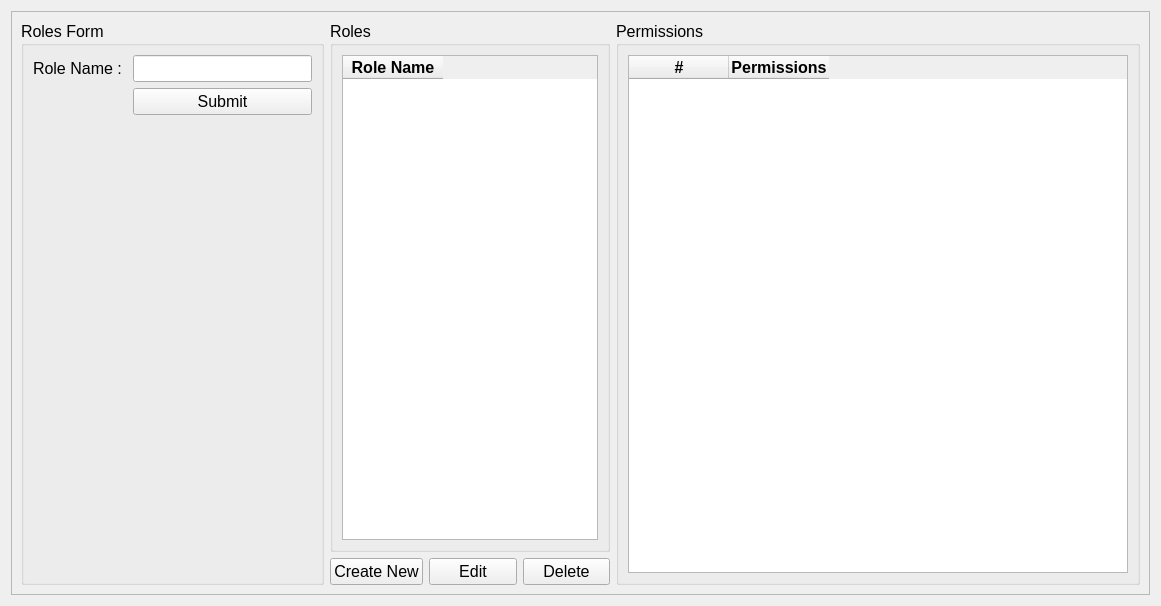
<?xml version="1.0" encoding="UTF-8"?>
<ui version="4.0">
 <class>Form</class>
 <widget class="QWidget" name="Form">
  <property name="geometry">
   <rect>
    <x>0</x>
    <y>0</y>
    <width>1161</width>
    <height>606</height>
   </rect>
  </property>
  <property name="windowTitle">
   <string>Role Permissions</string>
  </property>
  <layout class="QGridLayout" name="gridLayout_4">
   <item row="0" column="0">
    <widget class="QFrame" name="frame">
     <property name="frameShape">
      <enum>QFrame::StyledPanel</enum>
     </property>
     <property name="frameShadow">
      <enum>QFrame::Raised</enum>
     </property>
     <layout class="QGridLayout" name="gridLayout_5">
      <item row="0" column="0">
       <widget class="QGroupBox" name="groupBox_3">
        <property name="font">
         <font>
          <pointsize>12</pointsize>
         </font>
        </property>
        <property name="title">
         <string>Roles Form</string>
        </property>
        <layout class="QGridLayout" name="gridLayout_3">
         <item row="0" column="0">
          <layout class="QFormLayout" name="formLayout">
           <item row="0" column="0">
            <widget class="QLabel" name="role_name_role_permissions_label">
             <property name="font">
              <font>
               <pointsize>12</pointsize>
              </font>
             </property>
             <property name="text">
              <string>Role Name : </string>
             </property>
            </widget>
           </item>
           <item row="0" column="1">
            <widget class="QLineEdit" name="role_name_role_permissions_input">
             <property name="maximumSize">
              <size>
               <width>200</width>
               <height>16777215</height>
              </size>
             </property>
             <property name="font">
              <font>
               <pointsize>12</pointsize>
              </font>
             </property>
            </widget>
           </item>
           <item row="1" column="1">
            <widget class="QPushButton" name="submit_role_permissions_button">
             <property name="maximumSize">
              <size>
               <width>200</width>
               <height>16777215</height>
              </size>
             </property>
             <property name="font">
              <font>
               <pointsize>12</pointsize>
              </font>
             </property>
             <property name="text">
              <string>Submit</string>
             </property>
            </widget>
           </item>
          </layout>
         </item>
        </layout>
       </widget>
      </item>
      <item row="0" column="1">
       <layout class="QHBoxLayout" name="horizontalLayout_2">
        <item>
         <layout class="QVBoxLayout" name="verticalLayout">
          <item>
           <widget class="QGroupBox" name="groupBox">
            <property name="font">
             <font>
              <pointsize>12</pointsize>
             </font>
            </property>
            <property name="title">
             <string>Roles</string>
            </property>
            <layout class="QGridLayout" name="gridLayout">
             <item row="0" column="0">
              <widget class="QTableWidget" name="roles_table">
               <column>
                <property name="text">
                 <string>Role Name</string>
                </property>
                <property name="font">
                 <font>
                  <pointsize>12</pointsize>
                  <weight>75</weight>
                  <bold>true</bold>
                 </font>
                </property>
                <property name="textAlignment">
                 <set>AlignCenter</set>
                </property>
               </column>
              </widget>
             </item>
            </layout>
           </widget>
          </item>
          <item>
           <layout class="QHBoxLayout" name="horizontalLayout">
            <item>
             <widget class="QPushButton" name="create_new_role_permissions_button">
              <property name="font">
               <font>
                <pointsize>12</pointsize>
               </font>
              </property>
              <property name="text">
               <string>Create New</string>
              </property>
             </widget>
            </item>
            <item>
             <widget class="QPushButton" name="edit_role_permissions_button">
              <property name="font">
               <font>
                <pointsize>12</pointsize>
               </font>
              </property>
              <property name="text">
               <string>Edit</string>
              </property>
             </widget>
            </item>
            <item>
             <widget class="QPushButton" name="delete_role_permissions_button">
              <property name="font">
               <font>
                <pointsize>12</pointsize>
               </font>
              </property>
              <property name="text">
               <string>Delete</string>
              </property>
             </widget>
            </item>
           </layout>
          </item>
         </layout>
        </item>
        <item>
         <widget class="QGroupBox" name="groupBox_2">
          <property name="font">
           <font>
            <pointsize>12</pointsize>
           </font>
          </property>
          <property name="title">
           <string>Permissions</string>
          </property>
          <layout class="QGridLayout" name="gridLayout_2">
           <item row="0" column="0">
            <widget class="QTableWidget" name="permissions_table">
             <property name="minimumSize">
              <size>
               <width>500</width>
               <height>0</height>
              </size>
             </property>
             <property name="maximumSize">
              <size>
               <width>16777215</width>
               <height>16777215</height>
              </size>
             </property>
             <column>
              <property name="text">
               <string>#</string>
              </property>
              <property name="font">
               <font>
                <pointsize>12</pointsize>
                <weight>75</weight>
                <bold>true</bold>
               </font>
              </property>
              <property name="textAlignment">
               <set>AlignCenter</set>
              </property>
             </column>
             <column>
              <property name="text">
               <string>Permissions</string>
              </property>
              <property name="font">
               <font>
                <pointsize>12</pointsize>
                <weight>75</weight>
                <bold>true</bold>
               </font>
              </property>
              <property name="textAlignment">
               <set>AlignCenter</set>
              </property>
             </column>
            </widget>
           </item>
          </layout>
         </widget>
        </item>
       </layout>
      </item>
     </layout>
    </widget>
   </item>
  </layout>
 </widget>
 <resources/>
 <connections/>
</ui>
